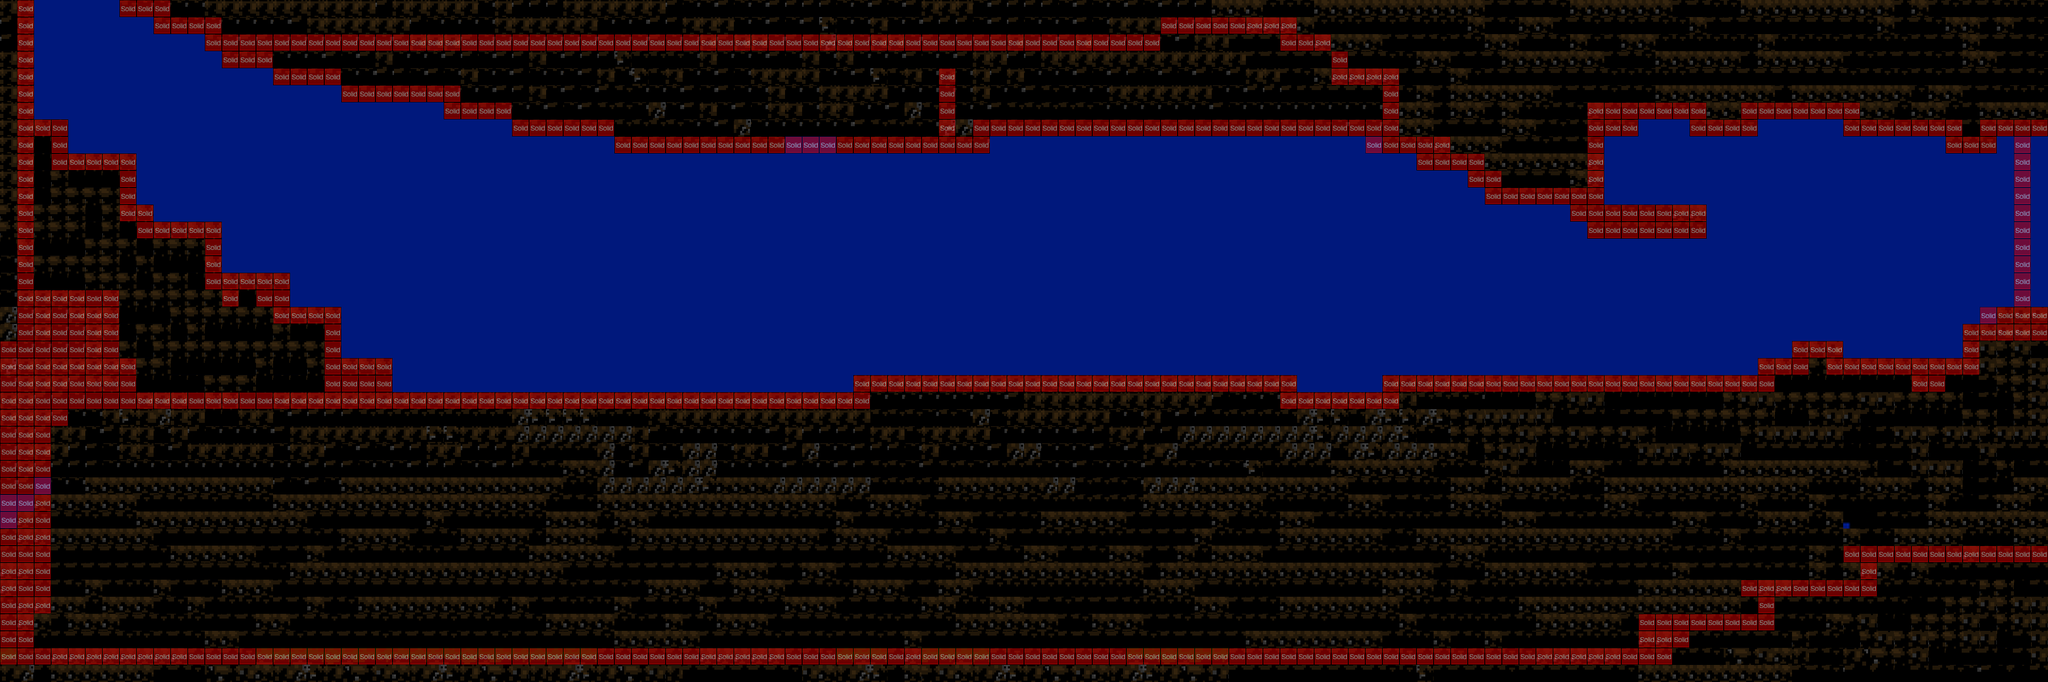

Rendered tile map (Tiled .tmx) drawn with the repository's tilesets; below, a short description and the map source with its tile grids summarised:
An orthogonal 120x40 tile map with 35x35 px tiles, 3 tile layers (back layer, front layer, collision), 3 tilesets, 1 image layer and 12 objects (3x SkeletonEntity, 2x me.LevelEntity, 2x BreakableEntity, secondPlayer, mainPlayer, ...).

<map version="1.0" orientation="orthogonal" width="120" height="40" tilewidth="35" tileheight="35" backgroundcolor="#7c7c7c">
 <properties>
  <property name="backgroundcolor" value="#aa55ff" />
 </properties>
 <tileset firstgid="1" name="tileset" tilewidth="35" tileheight="35">
  <image source="../gfx/tileset.png" width="500" height="500" />
 </tileset>
 <tileset firstgid="197" name="metatiles35x35" tilewidth="35" tileheight="35">
  <image source="../gfx/metatiles35x35.png" width="210" height="35" />
  <tile id="0">
   <properties>
    <property name="type" value="solid" />
   </properties>
  </tile>
  <tile id="1">
   <properties>
    <property name="type" value="platform" />
   </properties>
  </tile>
  <tile id="2">
   <properties>
    <property name="type" value="lslope" />
   </properties>
  </tile>
  <tile id="3">
   <properties>
    <property name="type" value="rslope" />
   </properties>
  </tile>
  <tile id="4">
   <properties>
    <property name="type" value="ladder" />
   </properties>
  </tile>
  <tile id="5">
   <properties>
    <property name="type" value="breakable" />
   </properties>
  </tile>
 </tileset>
 <tileset firstgid="203" name="Forestground@4x" tilewidth="35" tileheight="35">
  <image source="../gfx/Forestground@4x.png" trans="ff00ff" width="500" height="500" />
 </tileset>
 <imagelayer name="gradient_background" width="120" height="40">
  <image source="../gfx/background/SkyBackground.png" />
 </imagelayer>
 <layer name="back layer" width="120" height="40">
  <data>[4800 cells, 37 non-empty, 11 distinct tile ids]</data>
 </layer>
 <layer name="front layer" width="120" height="40">
  <data>[4800 cells, 3260 non-empty, 24 distinct tile ids]</data>
 </layer>
 <objectgroup color="#55ff00" name="secondplayer" width="120" height="40">
  <object name="secondPlayer" x="945" y="350" width="70" height="70">
   <properties>
    <property name="animationspeed" value="5" />
    <property name="image" value="simon" />
    <property name="spriteheight" value="240" />
    <property name="spritewidth" value="240" />
   </properties>
  </object>
 </objectgroup>
 <objectgroup color="#55ff00" name="player" width="120" height="40">
  <object name="mainPlayer" x="1225" y="700" width="70" height="70">
   <properties>
    <property name="animationspeed" value="5" />
    <property name="image" value="simon" />
    <property name="spriteheight" value="240" />
    <property name="spritewidth" value="240" />
   </properties>
  </object>
  <object name="sword" x="1295" y="700" width="70" height="35" />
  <object name="BatEntity" x="1190" y="490" width="350" height="35">
   <properties>
    <property name="animationspeed" value="3" />
    <property name="gravity" value="0" />
    <property name="image" value="bat" />
    <property name="spriteheight" value="50" />
    <property name="spritewidth" value="50" />
    <property name="velX" value="2" />
   </properties>
  </object>
  <object name="me.LevelEntity" x="4165" y="385" width="35" height="245">
   <properties>
    <property name="to" value="map2" />
   </properties>
  </object>
  <object name="BreakableEntity" x="1925" y="665" width="70" height="35">
   <properties>
    <property name="image" value="torches" />
    <property name="item" value="knife" />
    <property name="spriteheight" value="120" />
    <property name="spritewidth" value="120" />
   </properties>
  </object>
  <object name="BreakableEntity" x="832" y="700" width="70" height="35">
   <properties>
    <property name="image" value="torches" />
    <property name="item" value="knife" />
    <property name="spriteheight" value="120" />
    <property name="spritewidth" value="120" />
   </properties>
  </object>
  <object name="me.LevelEntity" x="70" y="0" width="210" height="35">
   <properties>
    <property name="to" value="map1" />
   </properties>
  </object>
  <object name="SkeletonEntity" x="1003" y="679" width="700" height="35">
   <properties>
    <property name="animation" value="zombie" />
    <property name="animationspeed" value="5" />
    <property name="customcollision" value="false" />
    <property name="gravity" value="0" />
    <property name="image" value="zombie" />
    <property name="spriteheight" value="120" />
    <property name="spritewidth" value="120" />
    <property name="velX" value="5" />
   </properties>
  </object>
  <object name="SkeletonEntity" x="1871" y="644" width="700" height="35">
   <properties>
    <property name="animation" value="zombie" />
    <property name="animationspeed" value="10" />
    <property name="customcollision" value="false" />
    <property name="gravity" value="0" />
    <property name="image" value="zombie" />
    <property name="spriteheight" value="120" />
    <property name="spritewidth" value="120" />
   </properties>
  </object>
  <object name="SkeletonEntity" x="2844" y="641" width="700" height="35">
   <properties>
    <property name="animation" value="zombie" />
    <property name="animationspeed" value="10" />
    <property name="customcollision" value="false" />
    <property name="gravity" value="0" />
    <property name="image" value="zombie" />
    <property name="spriteheight" value="120" />
    <property name="spritewidth" value="120" />
   </properties>
  </object>
  <object name="PickupEntity" x="805" y="527" width="70" height="35">
   <properties>
    <property name="image" value="throwingweapons" />
    <property name="item" value="basicsword" />
    <property name="spriteheight" value="120" />
    <property name="spritewidth" value="120" />
   </properties>
  </object>
 </objectgroup>
 <objectgroup color="#ffff00" name="coins" width="120" height="40" />
 <objectgroup color="#ff0000" name="flies" width="120" height="40" />
 <layer name="collision" width="120" height="40" opacity="0.53">
  <data>[4800 cells, 642 non-empty, 1 distinct tile ids]</data>
 </layer>
 <objectgroup color="#ff0000" name="slimes" width="120" height="40" />
</map>
